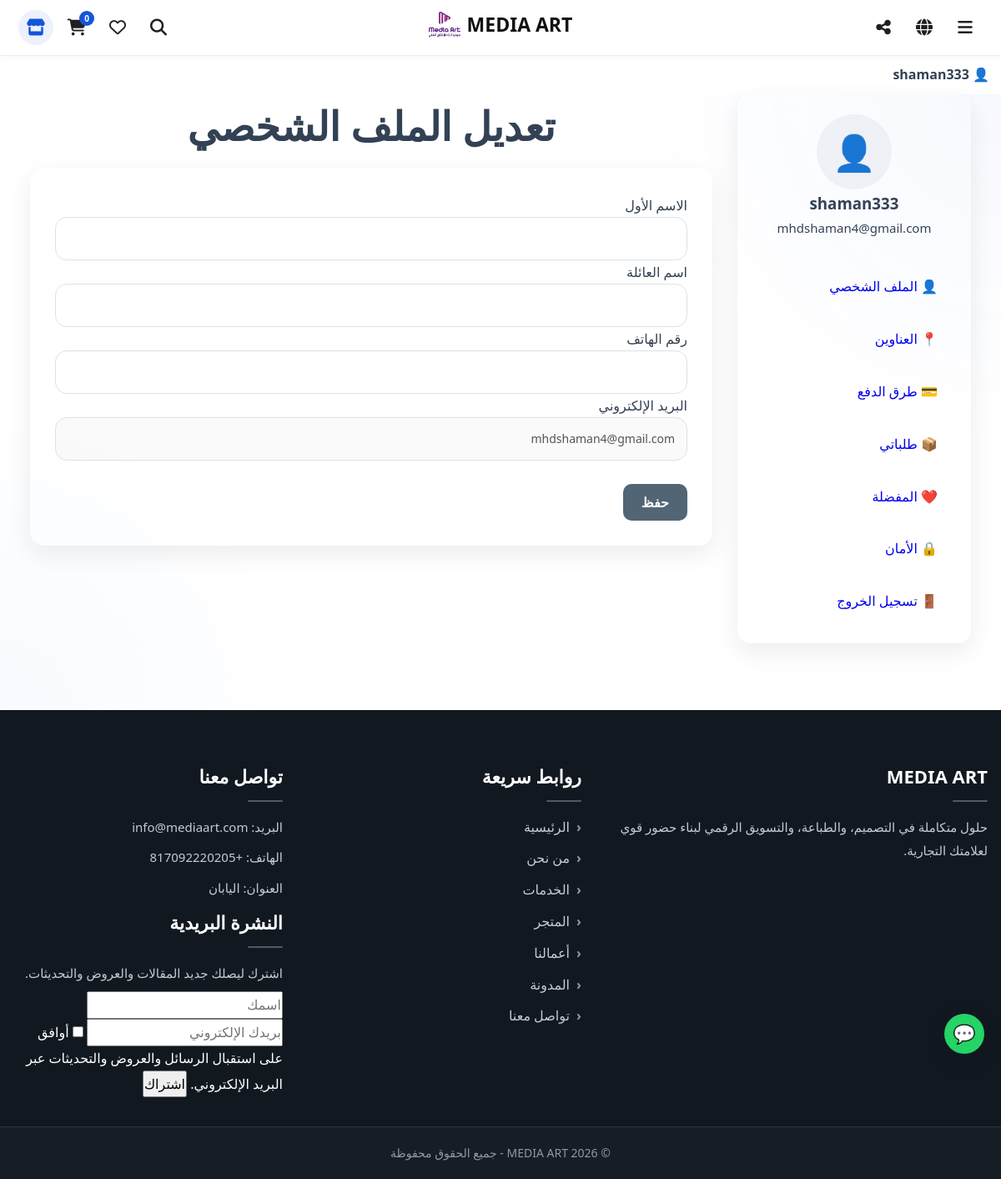
Screenshot of /account/profile (signed in) with the database file from the repository.
### app/models/user.py (models this page shows, shortened)
class User(UserMixin, db.Model):
    __tablename__ = "users"
    id = db.Column(db.Integer, primary_key=True)
    username = db.Column(db.String(150), unique=True, nullable=False)
    email = db.Column(db.String(200), unique=True, nullable=False)
    password_hash = db.Column(db.String(255), nullable=False)
    role = db.Column(db.String(50), nullable=False, default="customer")
    first_name = db.Column(db.String(100))
    last_name = db.Column(db.String(100))
    phone = db.Column(db.String(30))
    avatar = db.Column(db.String(255))
    email_verified = db.Column(
        db.Boolean,
        default=False,
        nullable=False
    )
    created_at = db.Column(
        db.DateTime,
        default=datetime.utcnow
    )
    updated_at = db.Column(
        db.DateTime,
        default=datetime.utcnow,
        onupdate=datetime.utcnow
    )
    addresses = db.relationship(
    "Address",
    back_populates="user",
    cascade="all, delete-orphan"
    )
    payment_methods = db.relationship(
        "PaymentMethod",
        back_populates="user",
        cascade="all, delete-orphan"
    )

### app/models/settings.py (models this page shows)
class SiteSetting(db.Model):
    id = db.Column(db.Integer, primary_key=True)
    site_name = db.Column(db.String(200))
    logo = db.Column(db.String(200))
    footer_text = db.Column(db.String(300))
    show_partners = db.Column(db.Boolean, default=True)

### app/routes/customer_auth.py (the view, shortened to what this page needs)
@customer_auth_bp.route("/profile", methods=["GET", "POST"])
@login_required
def profile():
    form = ProfileForm()
    if request.method == "GET":
        form.first_name.data = current_user.first_name
        form.last_name.data = current_user.last_name
        form.phone.data = current_user.phone
    return render_template(
        "customer/profile.html",
        form=form
    )

### app/templates/customer/profile.html (shortened to what this page needs)
{% extends "customer/layout.html" %}
{% block customer_content %}
<h1 class="section-title">
    {{ tr.edit_profile }}
</h1>
<div class="customer-card">
    <form method="POST">
        <div class="form-group">
            <label>
                {{ tr.first_name }}
            </label>
            {{ form.first_name(class="form-control") }}
        </div>
        <div class="form-group">
            <label>
                {{ tr.last_name }}
            </label>
            {{ form.last_name(class="form-control") }}
        </div>
        <div class="form-group">
            <label>
                {{ tr.phone_number }}
            </label>
            {{ form.phone(class="form-control") }}
        </div>
        <div class="form-group">
            <label>
                {{ tr.email_address }}
            </label>
            <input
                type="email"
                class="form-control"
                value="{{ current_user.email }}"
                disabled
            >
        </div>
        <br>
        <button
            type="submit"
            class="ma-btn ma-btn-primary"
        >
            {{ tr.save }}
        </button>
    </form>
</div>
{% endblock %}

### app/templates/base.html (shortened to what this page needs)
<!DOCTYPE html>
<html lang="{{ current_lang }}" dir="{% if current_lang == 'ar' %}rtl{% else %}ltr{% endif %}">
<head>
    <link rel="stylesheet" href="https://cdnjs.cloudflare.com/ajax/libs/font-awesome/6.5.0/css/all.min.css">
    <link
    rel="stylesheet"
    href="{{ url_for('static', filename='css/pages/customer.css') }}">
    <link rel="stylesheet" href="{{ url_for('static', filename='css/design-system.css') }}">
    <link rel="stylesheet"
      href="{{ url_for('static', filename='css/ui.css') }}">
      <link rel="stylesheet"
      href="{{ url_for('static', filename='css/layout.css') }}">
    <link rel="stylesheet" href="{{ url_for('static', filename='css/main.css', v='20260730-2') }}">
    <link rel="stylesheet" href="{{ url_for('static', filename='css/parts/final-shop.css') }}">
    <link rel="stylesheet" href="{{ url_for('static', filename='css/parts/final-footer.css') }}">
</head>
<body>
<div class="account-dropdown">
    <button class="account-btn">
        👤
        {% if current_user.is_authenticated %}
            {{ current_user.username }}
        {% endif %}
    </button>
</div>
<a href="https://wa.me/817092220205"
   target="_blank"
   class="floating-whatsapp-btn">
    💬
</a>
{% set is_shop_page = request.blueprint == "shop" %}
<header
    id="siteHeader"
    class="site-header site-header-shop"
    data-is-shop-page="{{ 'true' if is_shop_page else 'false' }}"
    data-shop-url="{{ url_for('shop.index') }}"
>
        <div class="shop-main-header-row">
            <div class="shop-header-primary-actions">
                <a
                    href="{{ url_for('shop.index') }}"
                    class="shop-header-icon-btn shop-header-store-btn"
                    aria-label="{% if current_lang == 'en' %}Visit Store{% elif current_lang == 'ja' %}ショップを見る{% else %}زيارة المتجر{% endif %}"
                    title="{% if current_lang == 'en' %}Visit Store{% elif current_lang == 'ja' %}ショップを見る{% else %}زيارة المتجر{% endif %}"
                >
                    <i class="fa-solid fa-store"></i>
                </a>
                <a
                    href="{{ url_for('shop.cart') }}"
                    class="shop-header-icon-btn"
                    aria-label="{% if current_lang == 'en' %}Cart{% elif current_lang == 'ja' %}カート{% else %}السلة{% endif %}"
                >
                    <i class="fa-solid fa-cart-shopping"></i>
                    <span
                        class="shop-header-cart-count"
                        data-cart-count
                    >
                        {{ session.get('cart', [])|length }}
                    </span>
                </a>
                <a
                    href="{{ url_for('shop.favorites') }}"
                    class="shop-header-icon-btn"
                    aria-label="{% if current_lang == 'en' %}Favorites{% elif current_lang == 'ja' %}お気に入り{% else %}المفضلة{% endif %}"
                >
                    <i class="fa-regular fa-heart"></i>
                </a>
<div class="shop-header-search-wrapper">
    <button
        type="button"
        class="shop-header-icon-btn"
        data-shop-search-button
        aria-label="{% if current_lang == 'en' %}Search{% elif current_lang == 'ja' %}検索{% else %}البحث{% endif %}"
        aria-expanded="false"
    >
        <i class="fa-solid fa-magnifying-glass"></i>
    </button>
</div>
            </div>
<div class="shop-header-center">
    <a
        href="{{ url_for('main.home') }}"
        class="shop-header-brand"
        data-shop-header-brand
    >
        {% if setting and setting.logo %}
            <img
                src="{{ url_for('static', filename='uploads/' + setting.logo) }}"
                alt="{{ setting.site_name if setting and setting.site_name else 'MEDIA ART' }}"
            >
        {% endif %}
        <span>
            {{ setting.site_name if setting and setting.site_name else "MEDIA ART" }}
        </span>
    </a>
</div>
            <div class="shop-header-secondary-actions">
                <div class="shop-header-dropdown-wrapper">
                    <button
                        type="button"
                        class="shop-header-icon-btn"
                        data-shop-dropdown-button="share"
                        aria-label="{% if current_lang == 'en' %}Share{% elif current_lang == 'ja' %}共有{% else %}مشاركة{% endif %}"
                        aria-expanded="false"
                    >
                        <i class="fa-solid fa-share-nodes"></i>
                    </button>
                </div>
                <div class="shop-header-dropdown-wrapper">
                    <button
                        type="button"
                        class="shop-header-icon-btn"
                        data-shop-dropdown-button="language"
                        aria-label="{% if current_lang == 'en' %}Language{% elif current_lang == 'ja' %}言語{% else %}اللغة{% endif %}"
                        aria-expanded="false"
                    >
                        <i class="fa-solid fa-globe"></i>
                    </button>
                </div>
                <div class="shop-header-dropdown-wrapper">
                    <button
                        type="button"
                        class="shop-header-icon-btn"
                        data-shop-dropdown-button="menu"
                        aria-label="{% if current_lang == 'en' %}Menu{% elif current_lang == 'ja' %}メニュー{% else %}القائمة{% endif %}"
                        aria-expanded="false"
                    >
                        <i class="fa-solid fa-bars"></i>
                    </button>
                </div>
            </div>
        </div>
</header>
<main class="site-main">
    {% block content %}{% endblock %}
</main>
<footer class="site-footer">
    <div class="container footer-grid">
        <div class="footer-col">
            <h3>MEDIA ART</h3>
            <p>{{ tr.footer_text }}</p>
        </div>
        <div class="footer-col">
            <h4>{{ tr.quick_links }}</h4>
            <ul class="footer-links">
                <li><a href="{{ url_for('main.home') }}">{{ tr.home }}</a></li>
                <li><a href="{{ url_for('about.index') }}">{{ tr.about }}</a></li>
                <li><a href="{{ url_for('services.index') }}">{{ tr.services }}</a></li>
                <li><a href="{{ url_for('shop.index') }}">{{ tr.shop }}</a></li>
                <li><a href="{{ url_for('portfolio.index') }}">{{ tr.portfolio }}</a></li>
                <li><a href="{{ url_for('blog.index') }}">{{ tr.blog }}</a></li>
                <li><a href="{{ url_for('contact.index') }}">{{ tr.contact }}</a></li>
            </ul>
        </div>
        <div class="footer-col">
            <h4>{{ tr.contact }}</h4>
            <p>{{ tr.email }}: info@mediaart.com</p>
            <p>{{ tr.phone }}: +817092220205</p>
            <p>{{ tr.address }}: {{ tr.japan }}</p>
            <div class="footer-col">
    <h4>
        {% if current_lang == "en" %}
            Newsletter
        {% elif current_lang == "ja" %}
            ニュースレター
        {% else %}
            النشرة البريدية
        {% endif %}
    </h4>
    <p>
        {% if current_lang == "en" %}
            Subscribe to receive our latest updates and offers.
        {% elif current_lang == "ja" %}
            最新情報やお知らせを受け取るために登録してください。
        {% else %}
            اشترك ليصلك جديد المقالات والعروض والتحديثات.
        {% endif %}
    </p>
    <form id="newsletterForm"
      method="POST"
      action="{{ url_for('newsletter.subscribe') }}"
      class="newsletter-form">
      <input type="text"
       name="name"
       placeholder="{% if current_lang == 'en' %}Your name{% elif current_lang == 'ja' %}お名前{% else %}اسمك{% endif %}">
        <input type="email"
               name="email"
               required
               placeholder="{% if current_lang == 'en' %}Your email{% elif current_lang == 'ja' %}メールアドレス{% else %}بريدك الإلكتروني{% endif %}">
               <label class="newsletter-consent">
        <input type="checkbox"
           name="consent"
           required>
    <span>
        {% if current_lang == "en" %}
            I agree to receive emails, offers, and updates.
        {% elif current_lang == "ja" %}
            メールによるお知らせや更新情報の受信に同意します。
        {% else %}
            أوافق على استقبال الرسائل والعروض والتحديثات عبر البريد الإلكتروني.
        {% endif %}
    </span>
</label>
        <button type="submit">
            {% if current_lang == "en" %}
                Subscribe
            {% elif current_lang == "ja" %}
                登録する
            {% else %}
                اشتراك
            {% endif %}
        </button>
    </form>
</div>
        </div>
    </div>
    <div class="footer-bottom">
        <div class="container">
            <p>© 2026 MEDIA ART - {{ tr.rights }}</p>
        </div>
    </div>
</footer>
</body>
</html>

### app/templates/customer/_sidebar.html
<aside class="customer-sidebar">
    <div class="customer-user-box">
        <div class="customer-avatar">
            👤
        </div>
        <h3>
            {{ current_user.username }}
        </h3>
        <p>
            {{ current_user.email }}
        </p>
    </div>
    <nav class="customer-menu">
        <a href="{{ url_for('customer_auth.account') }}">
            👤 {{ tr.profile }}
        </a>
        <a href="{{ url_for('customer_auth.addresses') }}">
            📍 {{ tr.addresses }}
        </a>
        <a href="{{ url_for('customer_auth.payment_methods') }}">
            💳 {{ tr.payment_methods }}
        </a>
        <a href="{{ url_for('customer_auth.orders') }}">
            📦 {{ tr.orders }}
        </a>
        <a href="{{ url_for('shop.favorites') }}">
            ❤️ {{ tr.favorites }}
        </a>
        <a href="#">
            🔒 {{ tr.security }}
        </a>
        <a href="{{ url_for('customer_auth.logout') }}">
            🚪 {{ tr.logout }}
        </a>
    </nav>
</aside>

### rows the page displays
User: username "shaman333", email "mhdshaman4@gmail.com"
SiteSetting: logo (picture), site_name "MEDIA ART"

### other values shown
{{ session.get('cart', [])|length }} "0"
{{ tr.profile }} "الملف الشخصي"
{{ tr.addresses }} "العناوين"
{{ tr.payment_methods }} "طرق الدفع"
{{ tr.orders }} "طلباتي"
{{ tr.favorites }} "المفضلة"
{{ tr.security }} "الأمان"
{{ tr.logout }} "تسجيل الخروج"
{{ tr.edit_profile }} "تعديل الملف الشخصي"
{{ tr.first_name }} "الاسم الأول"
{{ tr.last_name }} "اسم العائلة"
{{ tr.phone_number }} "رقم الهاتف"
{{ tr.email_address }} "البريد الإلكتروني"
{{ tr.save }} "حفظ"
{{ tr.footer_text }} "حلول متكاملة في التصميم، والطباعة، والتسويق الرقمي لبناء حضور قوي لعلامتك التجارية."
